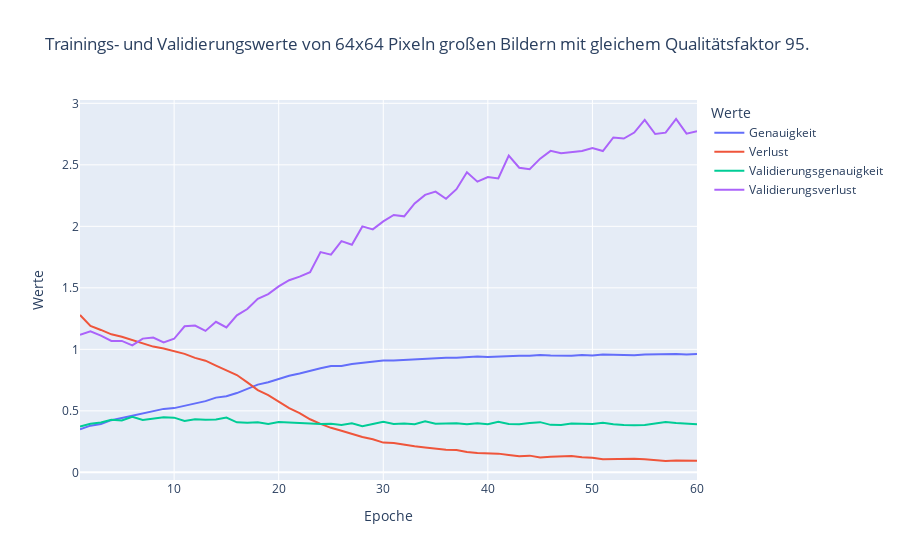

Notebook source saved alongside this figure:
### Code cell
generate_line_graph(
    './64_QF-95/history_train.csv',
    'Trainings- und Validierungswerte von 64x64 Pixeln großen Bildern mit gleichem Qualitätsfaktor 95.'
)

### Figure 1 — Plotly figure (JSON) as saved in the notebook; plotly's stock layout.template omitted (floating-point values rounded to 4 significant figures)
{"data": [{"hovertemplate": "Werte=%{y}<br>Epoche=%{x}<extra></extra>", "legendgroup": "Genauigkeit", "line": {"color": "#636efa", "dash": "solid"}, "mode": "lines", "name": "Genauigkeit", "orientation": "v", "showlegend": true, "type": "scatter", "x": [1, 2, 3, 4, 5, 6, 7, 8, 9, 10, 11, 12, 13, 14, 15, 16, 17, 18, 19, 20, 21, 22, 23, 24, 25, 26, 27, 28, 29, 30, 31, 32, 33, 34, 35, 36, 37, 38, 39, 40, 41, 42, 43, 44, 45, 46, 47, 48, 49, 50, 51, 52, 53, 54, 55, 56, 57, 58, 59, 60], "xaxis": "x", "y": [0.3496, 0.3796, 0.3938, 0.4241, 0.4422, 0.4614, 0.475, 0.4976, 0.516, 0.5222, 0.5396, 0.5613, 0.5787, 0.6074, 0.6185, 0.6446, 0.6808, 0.7133, 0.7323, 0.7597, 0.7851, 0.8036, 0.8282, 0.8467, 0.864, 0.8655, 0.8812, 0.8903, 0.8979, 0.9086, 0.9094, 0.9145, 0.919, 0.9238, 0.9263, 0.9323, 0.9312, 0.934, 0.9419, 0.9377, 0.9427, 0.9481, 0.9487, 0.9483, 0.9547, 0.9505, 0.9513, 0.9476, 0.9546, 0.9506, 0.9574, 0.9551, 0.9585, 0.9529, 0.9582, 0.9595, 0.9631, 0.9615, 0.9586, 0.9628], "yaxis": "y"}, {"hovertemplate": "Werte=%{y}<br>Epoche=%{x}<extra></extra>", "legendgroup": "Verlust", "line": {"color": "#EF553B", "dash": "solid"}, "mode": "lines", "name": "Verlust", "orientation": "v", "showlegend": true, "type": "scatter", "x": [1, 2, 3, 4, 5, 6, 7, 8, 9, 10, 11, 12, 13, 14, 15, 16, 17, 18, 19, 20, 21, 22, 23, 24, 25, 26, 27, 28, 29, 30, 31, 32, 33, 34, 35, 36, 37, 38, 39, 40, 41, 42, 43, 44, 45, 46, 47, 48, 49, 50, 51, 52, 53, 54, 55, 56, 57, 58, 59, 60], "xaxis": "x", "y": [1.28, 1.19, 1.158, 1.122, 1.103, 1.076, 1.045, 1.022, 1.007, 0.9828, 0.963, 0.9307, 0.9076, 0.8678, 0.8321, 0.7912, 0.7311, 0.6684, 0.6281, 0.5741, 0.5214, 0.4819, 0.4316, 0.3939, 0.3619, 0.3384, 0.3097, 0.2871, 0.2688, 0.2419, 0.2377, 0.2229, 0.2114, 0.2023, 0.1921, 0.1839, 0.1819, 0.1657, 0.1579, 0.1544, 0.1522, 0.141, 0.1301, 0.1359, 0.1206, 0.1278, 0.1277, 0.1335, 0.1229, 0.1189, 0.107, 0.1089, 0.1087, 0.1101, 0.1067, 0.1018, 0.09229, 0.09558, 0.09734, 0.095], "yaxis": "y"}, {"hovertemplate": "Werte=%{y}<br>Epoche=%{x}<extra></extra>", "legendgroup": "Validierungsgenauigkeit", "line": {"color": "#00cc96", "dash": "solid"}, "mode": "lines", "name": "Validierungsgenauigkeit", "orientation": "v", "showlegend": true, "type": "scatter", "x": [1, 2, 3, 4, 5, 6, 7, 8, 9, 10, 11, 12, 13, 14, 15, 16, 17, 18, 19, 20, 21, 22, 23, 24, 25, 26, 27, 28, 29, 30, 31, 32, 33, 34, 35, 36, 37, 38, 39, 40, 41, 42, 43, 44, 45, 46, 47, 48, 49, 50, 51, 52, 53, 54, 55, 56, 57, 58, 59, 60], "xaxis": "x", "y": [0.3723, 0.3954, 0.4051, 0.4267, 0.4215, 0.4523, 0.4262, 0.4364, 0.4472, 0.4446, 0.4174, 0.4323, 0.4272, 0.4292, 0.4451, 0.4067, 0.4026, 0.4072, 0.3938, 0.4092, 0.4046, 0.399, 0.3954, 0.3923, 0.3944, 0.3851, 0.399, 0.3754, 0.3938, 0.4113, 0.3938, 0.3979, 0.3918, 0.4144, 0.3944, 0.3954, 0.399, 0.3903, 0.3995, 0.3918, 0.4113, 0.3923, 0.3913, 0.401, 0.4082, 0.3862, 0.3856, 0.3974, 0.3949, 0.3938, 0.4041, 0.3908, 0.3856, 0.3826, 0.3856, 0.3959, 0.4087, 0.4015, 0.3969, 0.3913], "yaxis": "y"}, {"hovertemplate": "Werte=%{y}<br>Epoche=%{x}<extra></extra>", "legendgroup": "Validierungsverlust", "line": {"color": "#ab63fa", "dash": "solid"}, "mode": "lines", "name": "Validierungsverlust", "orientation": "v", "showlegend": true, "type": "scatter", "x": [1, 2, 3, 4, 5, 6, 7, 8, 9, 10, 11, 12, 13, 14, 15, 16, 17, 18, 19, 20, 21, 22, 23, 24, 25, 26, 27, 28, 29, 30, 31, 32, 33, 34, 35, 36, 37, 38, 39, 40, 41, 42, 43, 44, 45, 46, 47, 48, 49, 50, 51, 52, 53, 54, 55, 56, 57, 58, 59, 60], "xaxis": "x", "y": [1.118, 1.147, 1.111, 1.068, 1.068, 1.032, 1.087, 1.095, 1.056, 1.086, 1.187, 1.193, 1.15, 1.224, 1.178, 1.276, 1.328, 1.411, 1.45, 1.511, 1.562, 1.591, 1.628, 1.79, 1.77, 1.88, 1.851, 1.999, 1.976, 2.04, 2.092, 2.081, 2.186, 2.256, 2.282, 2.224, 2.302, 2.439, 2.363, 2.401, 2.389, 2.575, 2.477, 2.464, 2.55, 2.613, 2.593, 2.6, 2.612, 2.636, 2.612, 2.723, 2.714, 2.763, 2.866, 2.751, 2.762, 2.873, 2.753, 2.773], "yaxis": "y"}], "layout": {"legend": {"title": {"text": "Werte"}, "tracegroupgap": 0}, "title": {"text": "Trainings- und Validierungswerte von 64x64 Pixeln großen Bildern mit gleichem Qualitätsfaktor 95."}, "xaxis": {"anchor": "y", "domain": [0, 1], "title": {"text": "Epoche"}}, "yaxis": {"anchor": "x", "domain": [0, 1], "title": {"text": "Werte"}}}}
